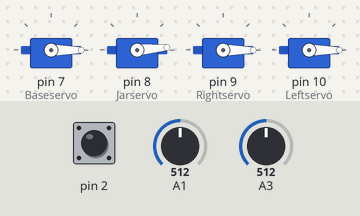
The sketch below on a simulated Arduino Uno, built with avr-gcc and run on an emulated ATmega328P. Parts: 4 × servo. Inputs (shaded band) come from the test bench; at power-on: A3 = 512, A1 = 512, pin 2 HIGH. What the sketch prints to the serial monitor is not drawn.

Above: at 1.2 s.
1.3 s: A3 set to 781
2.8 s: A3 set to 817
At 3.23 s:
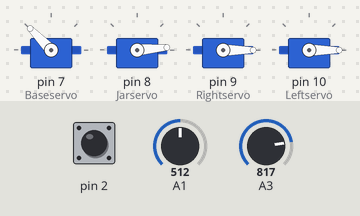
At 3.9 s:
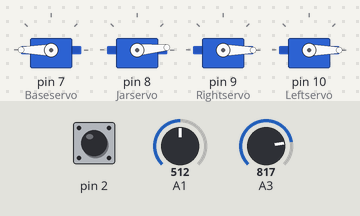
4.8 s: A1 set to 784
6.3 s: A1 set to 810
At 6.7 s:
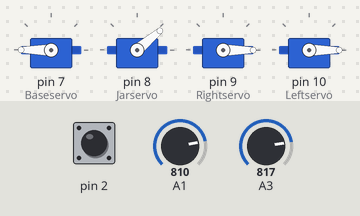
7.9 s: A1 set to 319
9.4 s: A1 set to 285
At 10.3 s:
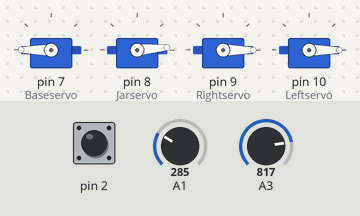
Timing chart, 0 to 12.0 s (numbered marks = the images above; inputs shaded):
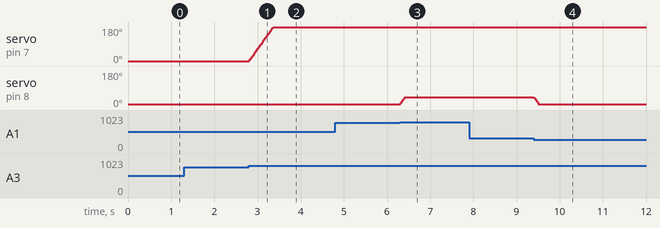

The sketch:

robotics_arm_atomatic_updated.ino
```cpp
#include <Servo.h>

Servo Baseservo;
Servo Jarservo;
Servo Rightservo;
Servo Leftservo;

int base = 0;
int jar = 5;
int right = 0;
int left = 0;
int count = 0, count2 = 0;

// Movement boundaries
int baseservoleftsidemove;
int baseservorigthsidemove;
int openjar;
int closejar;
int rightsideservofarwardsidepick;
int rightsideservobackwardpick;
int leftsideservoupmovepick;
int leftsideservodownmovepick;
int rightsideservofarwadsidedrop;
int rightsideservobackwarddrop;
int leftsideservoupmovedrop;
int leftsideservodownmovedrop;

void setup() {
    Baseservo.attach(7);
    Jarservo.attach(8);
    Rightservo.attach(9);
    Leftservo.attach(10);

    pinMode(A0, INPUT);
    pinMode(A1, INPUT);
    pinMode(A2, INPUT);
    pinMode(A3, INPUT);
    pinMode(2, INPUT_PULLUP);
    pinMode(3, INPUT_PULLUP);

    Baseservo.write(0);
    Jarservo.write(5);
    Rightservo.write(0);
    Leftservo.write(0);

    Serial.begin(9600);
}

void loop() {
    int var = digitalRead(2);
    if (var == 0) {
        delay(50);
        if (digitalRead(2) == 0) {
            count++;
            while (digitalRead(2) == 0);
        }
    }
    Serial.println(count);

    if (count < 3) {
        int BaseservoRead = analogRead(A3);
        if (BaseservoRead >= 800 && base < 180) {
            baseservoleftsidemove = ++base;
            Baseservo.write(base);
        } else if (BaseservoRead <= 300 && base > 0) {
            baseservorigthsidemove = --base;
            Baseservo.write(base);
        }

        int JarservoRead = analogRead(A1);
        if (JarservoRead >= 800 && jar < 40) {
            openjar = ++jar;
            Jarservo.write(jar);
        } else if (JarservoRead <= 300 && jar > 5) {
            closejar = --jar;
            Jarservo.write(jar);
        }
    }
}

void baseservomotor1() {
    for (int b = baseservorigthsidemove; b <= baseservoleftsidemove; b++) {
        Baseservo.write(b);
        delay(10);
    }
}

void baseseroback1() {
    for (int b = baseservoleftsidemove; b >= baseservorigthsidemove; b--) {
        Baseservo.write(b);
        delay(10);
    }
}

void jarservomotoropen() {
    for (int j = 5; j <= 40; j++) {
        Jarservo.write(j);
        delay(10);
    }
}

void jarservomotoclose() {
    for (int j = 40; j >= 5; j--) {
        Jarservo.write(j);
        delay(10);
    }
}
```

Measured:
- the behaviour switches between 799 and 800 on A3 (found by bisection; images 0 and 1)
- the behaviour switches between 799 and 800 on A1 (found by bisection; images 2 and 3)
- the behaviour switches between 301 and 300 on A1 (found by bisection; images 3 and 4)
- after the input at 2.8 s, servo on pin 7 (Baseservo): moves from 0° to 180° over 0.56 s, starting at once
- after the input at 6.3 s, servo on pin 8 (Jarservo): 5° → 40° at once
- after the input at 9.4 s, servo on pin 8 (Jarservo): 40° → 5° at once
